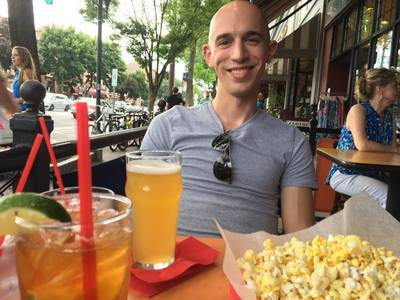
#> input picture otocit/zkusebni-kody/images/saratoga.jpg, 400 x 300 px, given as the content of the folder e_na_prave_a_leve_a_prevracene/_NEART/originaly_a_souradnice, which was not available
$ python rotate_simple_loop.py
#> lines starting #> are read from the running program, lines starting #| are printed output that depends on the picture; pictures that were not available may be replaced by others from this repository, and a replacement may not be noted
import numpy as np
import argparse
import imutils
import cv2
import os
from random import seed
from random import random
import uuid


INPUT_DIR = r"H:\MachineLearning\OZ_nove datasety_leto2019\_roztridene ruce\_2_rozrezane_na_prave_a_leve_a_prevracene\_NEART\originaly_a_souradnice"
# OUTPUT_DIR = r"C:\Users\Adam\Desktop\cil"

output_dir_base = os.path.dirname(INPUT_DIR)
output_dir_name = "FAKE-otocene"

OUTPUT_DIR = os.path.join(output_dir_base, output_dir_name)
if not os.path.exists(OUTPUT_DIR):
    os.makedirs(OUTPUT_DIR)

COUNT_OF_COPIED_FILES = 0

# zpracovani vsech souboru ve slozce ###################################################################################
for subdir, dirs, files in os.walk(INPUT_DIR):
    for filename in files:

        # if the file does not end in .jpg or .jpeg (case-insensitive) or other formats, continue with the next iteration of the for loop
        if not (filename.lower().endswith(".jpg") or
                filename.lower().endswith(".jpeg") or
                filename.lower().endswith(".png") or
                filename.lower().endswith(".tif") or
                filename.lower().endswith(".tiff")):
            continue
        # end if
        # show the file name on std out
        print("zpracovava se soubor " + filename)

        # get the file name and full path of the current image file
        imageFileWithPath = os.path.join(subdir, filename)
        # attempt to open the image with OpenCV
        snimek_puvodni = cv2.imread(imageFileWithPath)
#> snimek_puvodni is the input picture: shape (300, 400, 3); mean B, G, R 92.4, 116.5, 141.6

        uhel_A = round(5 + random() * 10)
        uhel_B = round(5 + random() * 15)

        if (uhel_A == uhel_B):
            if (uhel_B < 15):
                uhel_B += 3
            else:
                uhel_B -= 3

        uhel_C = 360 - uhel_A

        uhly = [uhel_A, uhel_B, uhel_C]

        # loop over the rotation angles
        # for angle in np.arange(0, 360, 15):
        for uhel_otoceni_vlevo in uhly:
            # otoceni snimku o zadany uhel
            snimek_otoceny = imutils.rotate(snimek_puvodni, uhel_otoceni_vlevo)

            # oriznuti okolni tkane a cernych okraju vzniklych otocenim
            cislo_pripocitane_k_velikosti_vyrezu = round(random() * 20)
            hranice_vyrezu_horni_a_leva = 35 + cislo_pripocitane_k_velikosti_vyrezu
            hranice_vyrezu_dolni_a_prava = 299 - 35 - cislo_pripocitane_k_velikosti_vyrezu
            snimek_otoceny_a_orezany = snimek_otoceny[hranice_vyrezu_horni_a_leva:hranice_vyrezu_dolni_a_prava,
                                       hranice_vyrezu_horni_a_leva:hranice_vyrezu_dolni_a_prava]
            print(hranice_vyrezu_dolni_a_prava)
            print(hranice_vyrezu_horni_a_leva)

            # velmi nepatrne doostreni noveho obrazku
            kernel = np.array([[-1, -1, -1], [-1, 9, -1], [-1, -1, -1]])
            snimek_otoceny_a_orezany_a_doostreny = cv2.filter2D(snimek_otoceny_a_orezany, -1, kernel)
            mira_pruhlednosti = 0.95
            obrazek_hotovy = cv2.addWeighted(snimek_otoceny_a_orezany_a_doostreny, 1 - mira_pruhlednosti,
                                             snimek_otoceny_a_orezany, mira_pruhlednosti, 0)

            # sestaveni noveho nazvu a ulozeni souboru
            cv2.imshow("Otoceny, oriznuty a doostreny snimek", obrazek_hotovy)
            cv2.waitKey(0)

            new_name = "OTOCENY_" + str(uhel_otoceni_vlevo) + "_STUPNU_" + str(uuid.uuid1()) + "_" + filename
            # Save the file to the new path
            new_name = os.path.join(OUTPUT_DIR, new_name)
            print(new_name)

            cv2.imwrite(new_name, snimek_otoceny_a_orezany)
#> this loop made 3 passes
#> pass 1, `snimek_otoceny = imutils.rotate(snimek_puvodni, uhel_otoceni_vlevo)`:
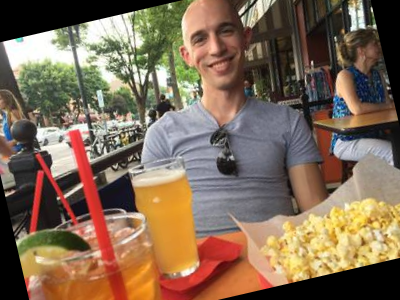
#> snimek_otoceny: shape (300, 400, 3); mean B, G, R 85.9, 106.8, 128.4
#> pass 1, `snimek_otoceny_a_orezany = snimek_otoceny[hranice_vyrezu_horni_a_leva:..`:
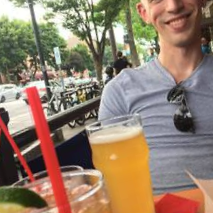
#> snimek_otoceny_a_orezany: shape (213, 213, 3); mean B, G, R 107.1, 126.3, 147.4
#> pass 1, `snimek_otoceny_a_orezany_a_doostreny = cv2.filter2D(snimek_otoceny_a_o..`:
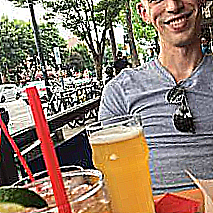
#> snimek_otoceny_a_orezany_a_doostreny: shape (213, 213, 3); mean B, G, R 107.5, 123.3, 143.4
#> after the loop:
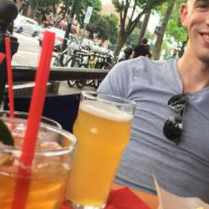
#> snimek_otoceny_a_orezany: shape (209, 209, 3); mean B, G, R 102.6, 123.5, 153.6
#> after the loop:
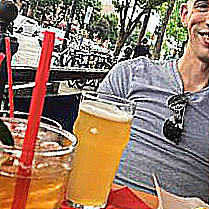
#> snimek_otoceny_a_orezany_a_doostreny: shape (209, 209, 3); mean B, G, R 103.2, 121.6, 150.1


# end for
